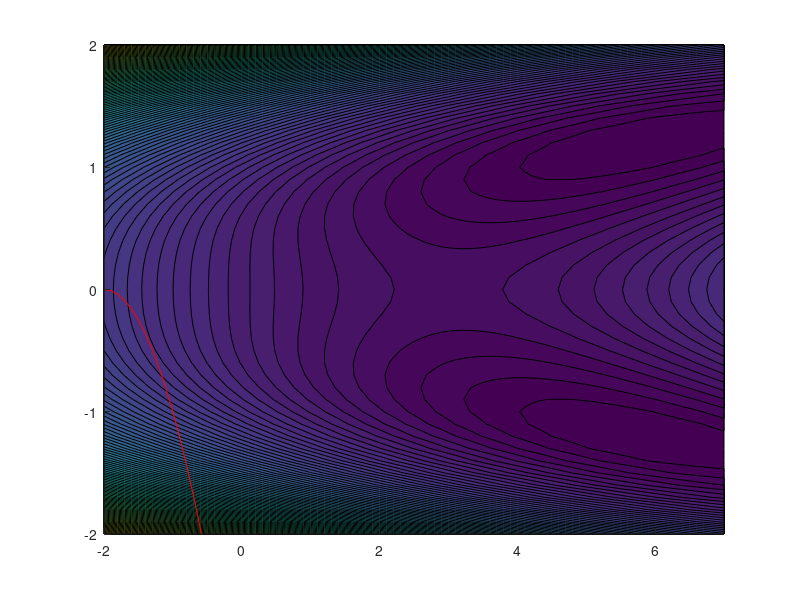

MATLAB code to generate this figure: (Note: this script raises an error after producing the figure.)
clc;
clear;
close all;
format long;

a=6;
b=4;

f = @(x) (b^2)*x(2)^4 - 2*b*x(1)*x(2)^2 + 2*x(1)^2 - 2*a*x(1) + a^2;

[x, y] = meshgrid(-2:0.1:7, -2:0.1:2);
z=(b^2)*y.^4 - 2*b*x.*y.^2 + 2*x.^2 - 2*a*x + a^2;
figure(1)
hold on;
contourf(x, y, z, 100)

yy = -2.0:0.1:7.0;
xx = -(yy.^2 + yy.*4 + 4);
plot(yy, xx, 'r')

xx2 = -2.0:0.1:2.0;
yy2 = -xx2 - 6;
plot(yy2, xx2, 'r')
axis([-2.0 7.0 -2.0 2.0])

options = optimoptions('fmincon', 'Display', 'iter', 'TolFun', 1e-5, 'TolX', 1e-5, 'TolCon', 1e-4, 'PlotFcns', @optimplotconstrviolation);

x0 = [-1.5, -1.5];

A = [];
b = [];

Aeq = [];
beq = [];

lb = [];
ub = [];

nonlcon = [];

[x, fval, exitflag, output] = fmincon(f, x0, A, b, Aeq, beq, lb, ub, {@cons2, @cons22}, options)

figure(1)
[xsol,fval,history,searchdir] = runfmincon2;

figure(1)
hold on
scatter(x(1), x(2), 'r*')
plot(5.99999992, 1.22474485, 'ow');
plot(5.99999992, -1.22474485, 'ow');

g1tolcon = x(2) + x(1).^2 + x(1).*4 + 4
g2tolcon = -x(2) -x(1) - 6